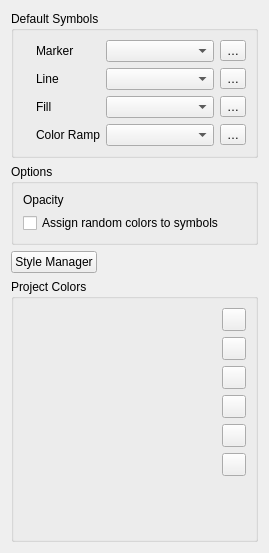
             <widget class="QWidget" name="scrollAreaWidgetContents_4">
              <property name="geometry">
               <rect>
                <x>0</x>
                <y>0</y>
                <width>269</width>
                <height>553</height>
               </rect>
              </property>
              <layout class="QVBoxLayout" name="verticalLayout_12">
               <item>
                <widget class="QgsCollapsibleGroupBox" name="groupBox">
                 <property name="title">
                  <string>Default Symbols</string>
                 </property>
                 <property name="syncGroup" stdset="0">
                  <string notr="true">projstyles</string>
                 </property>
                 <layout class="QGridLayout" name="gridLayout_11">
                  <property name="leftMargin">
                   <number>9</number>
                  </property>
                  <item row="0" column="5">
                   <widget class="QToolButton" name="pbtnStyleMarker">
                    <property name="toolTip">
                     <string>Edit symbol</string>
                    </property>
                    <property name="text">
                     <string>…</string>
                    </property>
                    <property name="icon">
                     <iconset resource="../../images/images.qrc">
                      <normaloff>:/images/themes/default/symbologyEdit.svg</normaloff>:/images/themes/default/symbologyEdit.svg</iconset>
                    </property>
                   </widget>
                  </item>
                  <item row="1" column="2">
                   <widget class="QLabel" name="lblStyleLine">
                    <property name="text">
                     <string>Line</string>
                    </property>
                    <property name="margin">
                     <number>5</number>
                    </property>
                   </widget>
                  </item>
                  <item row="3" column="0">
                   <widget class="QLabel" name="label_14">
                    <property name="sizePolicy">
                     <sizepolicy hsizetype="Fixed" vsizetype="Preferred">
                      <horstretch>0</horstretch>
                      <verstretch>0</verstretch>
                     </sizepolicy>
                    </property>
                    <property name="text">
                     <string/>
                    </property>
                    <property name="pixmap">
                     <pixmap resource="../../images/images.qrc">:/images/themes/default/styleicons/color.svg</pixmap>
                    </property>
                   </widget>
                  </item>
                  <item row="2" column="0">
                   <widget class="QLabel" name="pixStyleFill">
                    <property name="sizePolicy">
                     <sizepolicy hsizetype="Fixed" vsizetype="Preferred">
                      <horstretch>0</horstretch>
                      <verstretch>0</verstretch>
                     </sizepolicy>
                    </property>
                    <property name="text">
                     <string/>
                    </property>
                    <property name="pixmap">
                     <pixmap resource="../../images/images.qrc">:/images/themes/default/mIconPolygonLayer.svg</pixmap>
                    </property>
                   </widget>
                  </item>
                  <item row="1" column="5">
                   <widget class="QToolButton" name="pbtnStyleLine">
                    <property name="toolTip">
                     <string>Edit symbol</string>
                    </property>
                    <property name="text">
                     <string>…</string>
                    </property>
                    <property name="icon">
                     <iconset resource="../../images/images.qrc">
                      <normaloff>:/images/themes/default/symbologyEdit.svg</normaloff>:/images/themes/default/symbologyEdit.svg</iconset>
                    </property>
                   </widget>
                  </item>
                  <item row="1" column="0">
                   <widget class="QLabel" name="pixStyleLine">
                    <property name="sizePolicy">
                     <sizepolicy hsizetype="Fixed" vsizetype="Preferred">
                      <horstretch>0</horstretch>
                      <verstretch>0</verstretch>
                     </sizepolicy>
                    </property>
                    <property name="text">
                     <string/>
                    </property>
                    <property name="pixmap">
                     <pixmap resource="../../images/images.qrc">:/images/themes/default/mIconLineLayer.svg</pixmap>
                    </property>
                   </widget>
                  </item>
                  <item row="2" column="4">
                   <widget class="QComboBox" name="cboStyleFill">
                    <property name="sizePolicy">
                     <sizepolicy hsizetype="Expanding" vsizetype="Fixed">
                      <horstretch>0</horstretch>
                      <verstretch>0</verstretch>
                     </sizepolicy>
                    </property>
                    <property name="sizeAdjustPolicy">
                     <enum>QComboBox::AdjustToMinimumContentsLength</enum>
                    </property>
                   </widget>
                  </item>
                  <item row="3" column="2">
                   <widget class="QLabel" name="lblStyleColorRamp">
                    <property name="text">
                     <string>Color Ramp</string>
                    </property>
                    <property name="margin">
                     <number>5</number>
                    </property>
                   </widget>
                  </item>
                  <item row="0" column="4">
                   <widget class="QComboBox" name="cboStyleMarker">
                    <property name="sizePolicy">
                     <sizepolicy hsizetype="Expanding" vsizetype="Fixed">
                      <horstretch>0</horstretch>
                      <verstretch>0</verstretch>
                     </sizepolicy>
                    </property>
                    <property name="sizeAdjustPolicy">
                     <enum>QComboBox::AdjustToMinimumContentsLength</enum>
                    </property>
                   </widget>
                  </item>
                  <item row="0" column="0">
                   <widget class="QLabel" name="pixStyleMarker">
                    <property name="sizePolicy">
                     <sizepolicy hsizetype="Fixed" vsizetype="Preferred">
                      <horstretch>0</horstretch>
                      <verstretch>0</verstretch>
                     </sizepolicy>
                    </property>
                    <property name="text">
                     <string/>
                    </property>
                    <property name="pixmap">
                     <pixmap resource="../../images/images.qrc">:/images/themes/default/mIconPointLayer.svg</pixmap>
                    </property>
                   </widget>
                  </item>
                  <item row="0" column="2">
                   <widget class="QLabel" name="lblStyleMarker">
                    <property name="text">
                     <string>Marker</string>
                    </property>
                    <property name="margin">
                     <number>5</number>
                    </property>
                   </widget>
                  </item>
                  <item row="2" column="5">
                   <widget class="QToolButton" name="pbtnStyleFill">
                    <property name="toolTip">
                     <string>Edit symbol</string>
                    </property>
                    <property name="text">
                     <string>…</string>
                    </property>
                    <property name="icon">
                     <iconset resource="../../images/images.qrc">
                      <normaloff>:/images/themes/default/symbologyEdit.svg</normaloff>:/images/themes/default/symbologyEdit.svg</iconset>
                    </property>
                   </widget>
                  </item>
                  <item row="2" column="2">
                   <widget class="QLabel" name="lblStyleFill">
                    <property name="text">
                     <string>Fill</string>
                    </property>
                    <property name="margin">
                     <number>5</number>
                    </property>
                   </widget>
                  </item>
                  <item row="1" column="4">
                   <widget class="QComboBox" name="cboStyleLine">
                    <property name="sizePolicy">
                     <sizepolicy hsizetype="Expanding" vsizetype="Fixed">
                      <horstretch>0</horstretch>
                      <verstretch>0</verstretch>
                     </sizepolicy>
                    </property>
                    <property name="sizeAdjustPolicy">
                     <enum>QComboBox::AdjustToMinimumContentsLength</enum>
                    </property>
                   </widget>
                  </item>
                  <item row="3" column="4">
                   <widget class="QComboBox" name="cboStyleColorRamp">
                    <property name="sizePolicy">
                     <sizepolicy hsizetype="Expanding" vsizetype="Fixed">
                      <horstretch>0</horstretch>
                      <verstretch>0</verstretch>
                     </sizepolicy>
                    </property>
                    <property name="sizeAdjustPolicy">
                     <enum>QComboBox::AdjustToMinimumContentsLength</enum>
                    </property>
                   </widget>
                  </item>
                  <item row="3" column="5">
                   <widget class="QToolButton" name="pbtnStyleColorRamp">
                    <property name="toolTip">
                     <string>Edit symbol</string>
                    </property>
                    <property name="text">
                     <string>…</string>
                    </property>
                    <property name="icon">
                     <iconset resource="../../images/images.qrc">
                      <normaloff>:/images/themes/default/symbologyEdit.svg</normaloff>:/images/themes/default/symbologyEdit.svg</iconset>
                    </property>
                   </widget>
                  </item>
                 </layout>
                </widget>
               </item>
               <item>
                <widget class="QgsCollapsibleGroupBox" name="groupBox_2">
                 <property name="title">
                  <string>Options</string>
                 </property>
                 <property name="syncGroup" stdset="0">
                  <string notr="true">projstyles</string>
                 </property>
                 <layout class="QVBoxLayout" name="verticalLayout_18">
                  <item>
                   <layout class="QHBoxLayout" name="horizontalLayout_6" stretch="0,1">
                    <item>
                     <widget class="QLabel" name="label_27">
                      <property name="text">
                       <string>Opacity</string>
                      </property>
                     </widget>
                    </item>
                    <item>
                     <widget class="QgsOpacityWidget" name="mDefaultOpacityWidget" native="true">
                      <property name="focusPolicy">
                       <enum>Qt::StrongFocus</enum>
                      </property>
                     </widget>
                    </item>
                   </layout>
                  </item>
                  <item>
                   <widget class="QCheckBox" name="cbxStyleRandomColors">
                    <property name="text">
                     <string>Assign random colors to symbols</string>
                    </property>
                   </widget>
                  </item>
                 </layout>
                </widget>
               </item>
               <item>
                <layout class="QHBoxLayout" name="horizontalLayout_3">
                 <item>
                  <widget class="QPushButton" name="pbtnStyleManager">
                   <property name="text">
                    <string>Style Manager</string>
                   </property>
                   <property name="icon">
                    <iconset resource="../../images/images.qrc">
                     <normaloff>:/images/themes/default/mActionStyleManager.svg</normaloff>:/images/themes/default/mActionStyleManager.svg</iconset>
                   </property>
                  </widget>
                 </item>
                 <item>
                  <spacer name="horizontalSpacer">
                   <property name="orientation">
                    <enum>Qt::Horizontal</enum>
                   </property>
                   <property name="sizeHint" stdset="0">
                    <size>
                     <width>40</width>
                     <height>20</height>
                    </size>
                   </property>
                  </spacer>
                 </item>
                </layout>
               </item>
               <item>
                <widget class="QgsCollapsibleGroupBox" name="groupBox_7">
                 <property name="title">
                  <string>Project Colors</string>
                 </property>
                 <layout class="QGridLayout" name="gridLayout_12">
                  <item row="2" column="1">
                   <widget class="QToolButton" name="mButtonCopyColors">
                    <property name="toolTip">
                     <string>Copy colors</string>
                    </property>
                    <property name="text">
                     <string/>
                    </property>
                    <property name="icon">
                     <iconset resource="../../images/images.qrc">
                      <normaloff>:/images/themes/default/mActionEditCopy.svg</normaloff>:/images/themes/default/mActionEditCopy.svg</iconset>
                    </property>
                   </widget>
                  </item>
                  <item row="6" column="1">
                   <spacer name="verticalSpacer_12">
                    <property name="orientation">
                     <enum>Qt::Vertical</enum>
                    </property>
                    <property name="sizeHint" stdset="0">
                     <size>
                      <width>20</width>
                      <height>40</height>
                     </size>
                    </property>
                   </spacer>
                  </item>
                  <item row="0" column="1">
                   <widget class="QToolButton" name="mButtonAddColor">
                    <property name="toolTip">
                     <string>Add color</string>
                    </property>
                    <property name="text">
                     <string/>
                    </property>
                    <property name="icon">
                     <iconset resource="../../images/images.qrc">
                      <normaloff>:/images/themes/default/symbologyAdd.svg</normaloff>:/images/themes/default/symbologyAdd.svg</iconset>
                    </property>
                   </widget>
                  </item>
                  <item row="3" column="1">
                   <widget class="QToolButton" name="mButtonPasteColors">
                    <property name="toolTip">
                     <string>Paste colors</string>
                    </property>
                    <property name="text">
                     <string/>
                    </property>
                    <property name="icon">
                     <iconset resource="../../images/images.qrc">
                      <normaloff>:/images/themes/default/mActionEditPaste.svg</normaloff>:/images/themes/default/mActionEditPaste.svg</iconset>
                    </property>
                   </widget>
                  </item>
                  <item row="1" column="1">
                   <widget class="QToolButton" name="mButtonRemoveColor">
                    <property name="toolTip">
                     <string>Remove color</string>
                    </property>
                    <property name="text">
                     <string/>
                    </property>
                    <property name="icon">
                     <iconset resource="../../images/images.qrc">
                      <normaloff>:/images/themes/default/symbologyRemove.svg</normaloff>:/images/themes/default/symbologyRemove.svg</iconset>
                    </property>
                   </widget>
                  </item>
                  <item row="0" column="0" rowspan="8">
                   <widget class="QgsColorSchemeList" name="mTreeProjectColors" native="true"/>
                  </item>
                  <item row="4" column="1">
                   <widget class="QToolButton" name="mButtonImportColors">
                    <property name="toolTip">
                     <string>Import colors</string>
                    </property>
                    <property name="statusTip">
                     <string/>
                    </property>
                    <property name="text">
                     <string/>
                    </property>
                    <property name="icon">
                     <iconset resource="../../images/images.qrc">
                      <normaloff>:/images/themes/default/mActionFileOpen.svg</normaloff>:/images/themes/default/mActionFileOpen.svg</iconset>
                    </property>
                   </widget>
                  </item>
                  <item row="5" column="1">
                   <widget class="QToolButton" name="mButtonExportColors">
                    <property name="toolTip">
                     <string>Export colors</string>
                    </property>
                    <property name="text">
                     <string/>
                    </property>
                    <property name="icon">
                     <iconset resource="../../images/images.qrc">
                      <normaloff>:/images/themes/default/mActionFileSave.svg</normaloff>:/images/themes/default/mActionFileSave.svg</iconset>
                    </property>
                   </widget>
                  </item>
                 </layout>
                </widget>
               </item>
              </layout>
             </widget>
